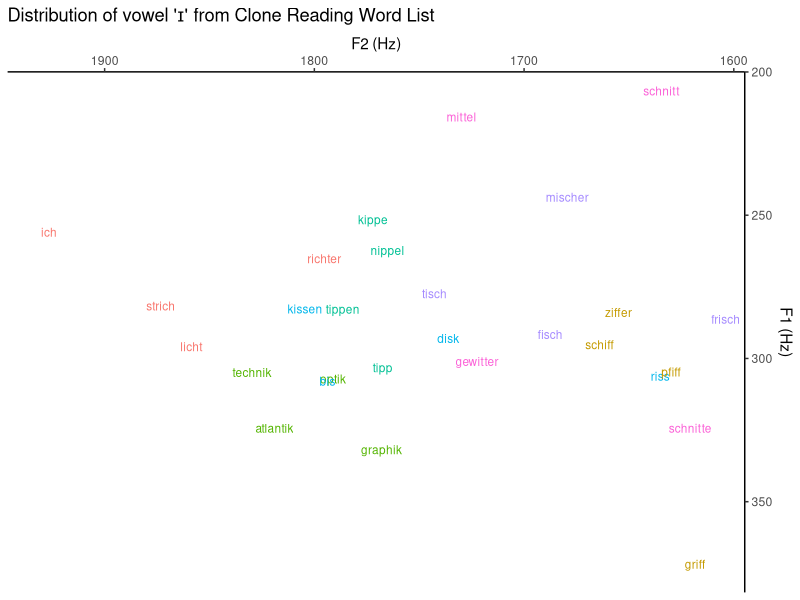
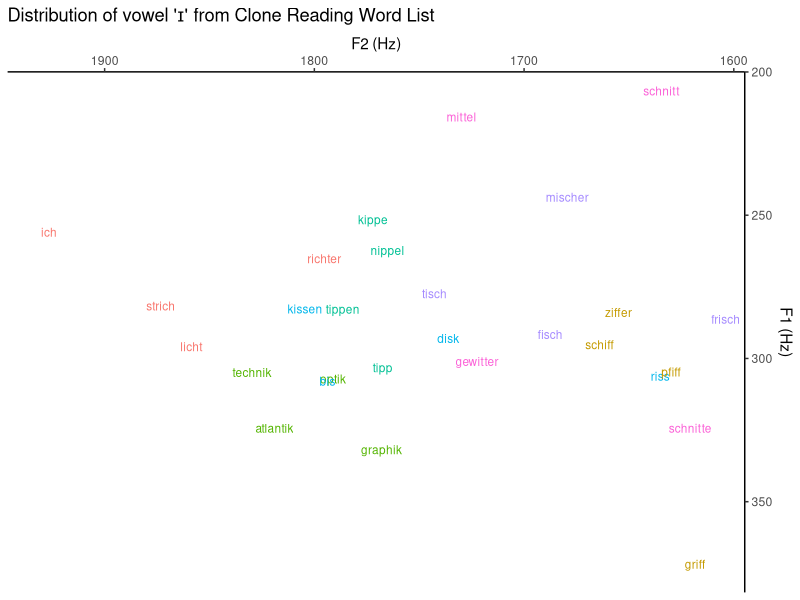

The R script that drew these images, in order:
library(dplyr)
library(ggplot2)


MONOPHTHONGS <- c("iː", "ɪ", "a", "aː", "ə", "ɛ", "eː", "ɐ", 
                  "ɔ", "oː", "ʊ", "uː", "œ", "øː", "ʏ", "yː")
POINTS_SAMPLED <- 6

# Read CSV
desired_vowel <- "ɪ"
my_vowels <- read.csv("./formants.csv", sep = ";", nrows = 0) %>%
  filter(phone == desired_vowel)

# Get formants from midpoint
my_vowels <- my_vowels %>%
  filter(point_in_phone == (POINTS_SAMPLED %/% 2))

# Generate context label
get_context <- function (next_phone) {
  # Take first character of next_phone to avoid aspiration making a difference
  return (paste(desired_vowel, substring(next_phone, 1, 1), sep = ""))
  # return (paste(desired_vowel, next_phone, sep = ""))
}

my_vowels$context <- eval(get_context(my_vowels$next_phone), my_vowels)

# Plot
p <- my_vowels %>%
  ggplot(.)+
  aes(x = f2, y = f1, color = context, label = word)+
  # stat_ellipse(type = "t", level = 0.67, linetype = 2, linewidth = 0.75,
  #              geom = "polygon", alpha = 0.05, aes(fill = context))+
  theme_classic()+
  theme(legend.position = "none")+
  scale_x_reverse(position = "top", name = "F2 (Hz)")+
  scale_y_reverse(position = "right", name = "F1 (Hz)")+
  geom_text(hjust=0, vjust=0, size = 3)+
  ggtitle(paste("Distribution of vowel '", desired_vowel, "' from Clone Reading Word List", sep = ""))

# Display plot
ggsave("ggplot.pdf", device=cairo_pdf)
print(p)
